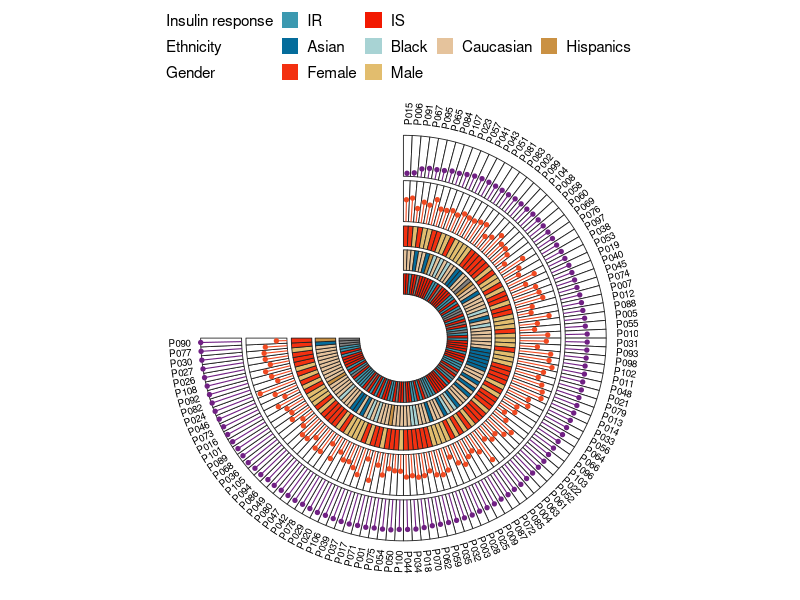
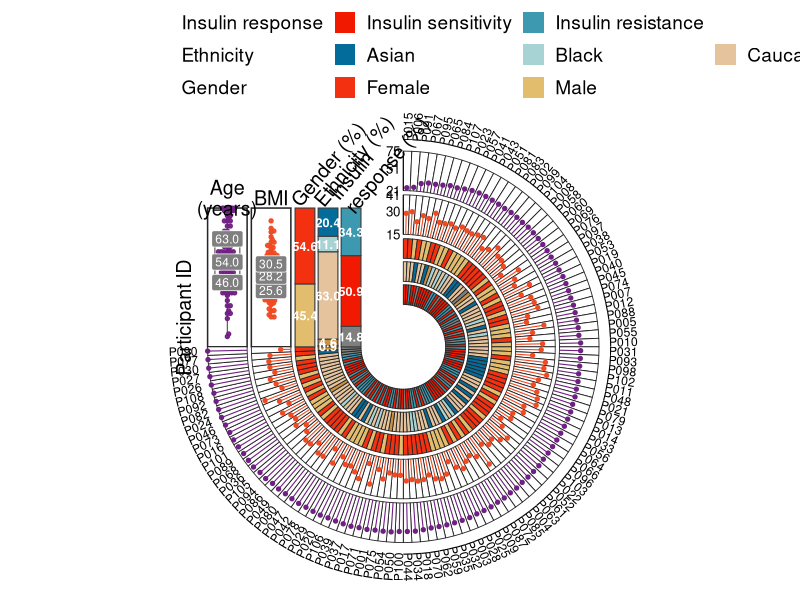
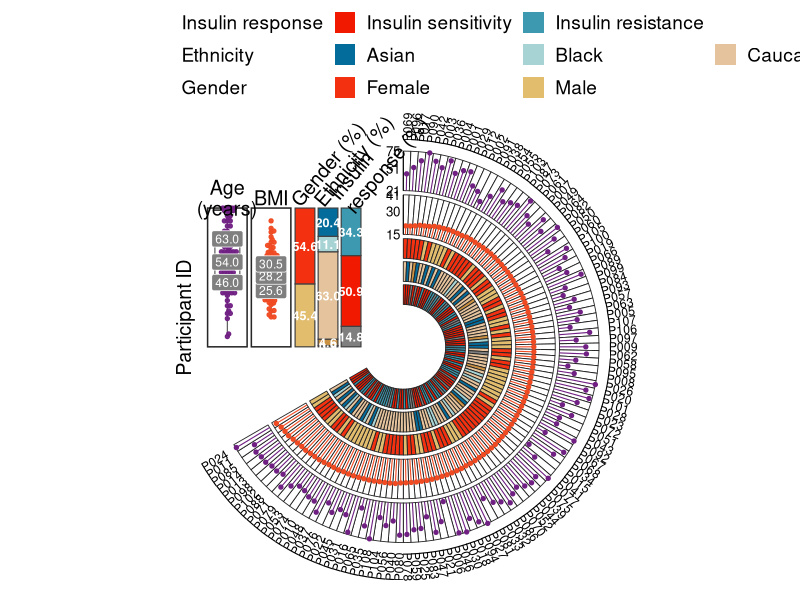

These figures' R source, in order:
## ---- chunk 1
# Installing necessary packages
if (!requireNamespace("tidyverse", quietly = TRUE)) {
  install.packages("tidyverse")
}
if (!requireNamespace("ggbeeswarm", quietly = TRUE)) {
  install.packages("ggbeeswarm")
}

# Load packages
library(tidyverse)
library(ggbeeswarm)
## ---- chunk 2
set.seed(2026)
n <- 108
dat <- tibble(
  id = sprintf("P%03d", 1:n),
  age = round(pmin(pmax(rnorm(n, 56, 12), 21), 75)),
  bmi = round(pmin(pmax(rnorm(n, 28, 4), 15), 41), 1),
  iris = sample(c("IS", "IR", "Unknown"), n, TRUE, prob = c(.52, .33, .15)),
  ethnicity = sample(c("Asian", "Black", "Caucasian", "Hispanics", "Unknown"), n, TRUE,
                     prob = c(.20, .07, .66, .04, .03)),
  gender = sample(c("Female", "Male"), n, TRUE, prob = c(.52, .48))
)

head(dat)
## ---- chunk 3
numeric_tracks <- tribble(
  ~name,  ~column, ~title,          ~inner, ~outer, ~min, ~max, ~color,
  "Age",  "age",   "Age\n(years)",  3.32,   4.16,    21,   75,   "#702083",
  "BMI",  "bmi",   "BMI",           2.39,   3.23,    15,   41,   "#F04A22")

category_tracks <- tribble(
  ~name,               ~column,      ~title,                   ~inner, ~outer,
  "Insulin response",  "iris",       "Insulin\nresponse (%)",  0.90,   1.32,
  "Ethnicity",         "ethnicity",  "Ethnicity (%)",          1.39,   1.81,
  "Gender",            "gender",     "Gender (%)",             1.88,   2.30)

category_colors <- c(
  Female = "#F33010", Male = "#E2BD6E",
  Asian = "#046C9B", Black = "#A8D3D4", Caucasian = "#E5C39C", Hispanics = "#CA9143",
  Unknown = "#BDBDBD", IS = "#F21901", IR = "#3C99B0")

# Stacking order inside each proportion bar (bottom-to-top) and legend order
bar_order <- list(
  iris = c("Unknown", "IS", "IR"),
  ethnicity = c("Unknown", "Hispanics", "Caucasian", "Black", "Asian"),
  gender = c("Male", "Female"))
legend_order <- list(
  iris = c("IS", "IR"),
  ethnicity = c("Asian", "Black", "Caucasian", "Hispanics"),
  gender = c("Female", "Male"))

# Display names for short category codes, and the tick values of the axes
legend_labels <- c(IS = "Insulin sensitivity", IR = "Insulin resistance")
tick_values <- list(Age = c(21, 51, 75), BMI = c(15, 30, 41))
## ---- chunk 4
circular_annotation_plot <- function(data, id_col, sort_col,
                                     numeric_tracks, category_tracks,
                                     category_order = list(), legend_order = list(),
                                     category_colors = c(), legend_labels = c(),
                                     tick_values = list(), panel_height = 2.95,
                                     gap_degrees = 90, font_scale = 1,
                                     show_summary = TRUE, show_unknown = FALSE) {
  for (column in category_tracks$column) {
    data[[column]] <- coalesce(na_if(as.character(data[[column]]), ""), "Unknown")
  }
  data <- data |>
    arrange(.data[[sort_col]]) |>
    mutate(.i = row_number(),
           .step = (360 - gap_degrees) * pi / 180 / n(),
           .start = pi / 2 - (.i - 1) * .step,
           .end = pi / 2 - .i * .step,
           .angle = (.start + .end) / 2)

  sector_polygons <- function(inner, outer) {
    map_dfr(seq_len(nrow(data)), function(i) {
      a <- seq(data$.start[i], data$.end[i], length.out = 10)
      tibble(.i = i,
             x = c(outer * cos(a), inner * cos(rev(a))),
             y = c(outer * sin(a), inner * sin(rev(a))))
    })
  }
  numeric_rings <- map_dfr(seq_len(nrow(numeric_tracks)), function(i) {
    tb <- numeric_tracks[i, ]
    sector_polygons(tb$inner, tb$outer) |> mutate(.track = tb$name)
  })
  category_rings <- map_dfr(seq_len(nrow(category_tracks)), function(i) {
    tb <- category_tracks[i, ]
    sector_polygons(tb$inner, tb$outer) |>
      mutate(.track = tb$name, value = data[[tb$column]][.i])
  })

  all_values <- unique(category_rings$value)
  missing_values <- setdiff(all_values, names(category_colors))
  if (length(missing_values) > 0) {
    category_colors <- c(category_colors,
      rlang::set_names(scales::hue_pal()(length(missing_values)), missing_values))
  }
  key_colors <- category_rings |>
    distinct(.track, value) |>
    mutate(key = paste(.track, value, sep = "::"), color = unname(category_colors[value]))
  key_pal <- rlang::set_names(key_colors$color, key_colors$key)

  lollipops <- map_dfr(seq_len(nrow(numeric_tracks)), function(i) {
    tb <- numeric_tracks[i, ]
    r <- scales::rescale(data[[tb$column]], to = c(tb$inner, tb$outer), from = c(tb$min, tb$max))
    tibble(.track = tb$name,
           x0 = tb$inner * cos(data$.angle), y0 = tb$inner * sin(data$.angle),
           x1 = r * cos(data$.angle), y1 = r * sin(data$.angle))
  })

  # gap summary: numeric points/quartiles
  numeric_points <- map_dfr(seq_len(nrow(numeric_tracks)), function(i) {
    tb <- numeric_tracks[i, ]
    tibble(.track = tb$name, x = -(tb$inner + tb$outer) / 2,
           y = scales::rescale(data[[tb$column]], to = c(0, panel_height), from = c(tb$min, tb$max)))
  })
  quartiles <- map_dfr(seq_len(nrow(numeric_tracks)), function(i) {
    tb <- numeric_tracks[i, ]
    q <- quantile(data[[tb$column]], c(.25, .5, .75))
    tibble(x = rep(-(tb$inner + tb$outer) / 2, 3),
           y = scales::rescale(q, to = c(0, panel_height), from = c(tb$min, tb$max)),
           label = sprintf("%.1f", q))
  })
  panel_boxes <- numeric_tracks |>
    transmute(xmin = -outer, xmax = -inner, ymin = 0, ymax = panel_height, .track = name)

  bars <- map_dfr(seq_len(nrow(category_tracks)), function(i) {
    tb <- category_tracks[i, ]
    observed <- unique(data[[tb$column]])
    preferred <- category_order[[tb$column]]
    if (is.null(preferred)) preferred <- character()
    lv <- c(preferred[preferred %in% observed], sort(setdiff(observed, preferred)))
    tibble(value = factor(data[[tb$column]], levels = lv)) |>
      count(value, .drop = FALSE) |>
      mutate(fraction = n / sum(n),
             ymin = lag(cumsum(fraction * panel_height), default = 0),
             ymax = cumsum(fraction * panel_height),
             xmin = -tb$outer, xmax = -tb$inner,
             x = -(tb$inner + tb$outer) / 2, y = (ymin + ymax) / 2,
             .track = tb$name, key = paste(.track, value, sep = "::"))
  })

  outer_radius <- max(numeric_tracks$outer, category_tracks$outer) + 0.21
  sample_labels <- data |>
    mutate(x = outer_radius * cos(.angle), y = outer_radius * sin(.angle),
           text_angle = .angle * 180 / pi,
           flip = text_angle < -90,
           text_angle = if_else(flip, text_angle + 180, text_angle),
           hjust = if_else(flip, 1, 0))

  panel_titles <- bind_rows(
    numeric_tracks |> transmute(x = -(inner + outer) / 2, y = panel_height + .22,
                                label = title, angle = 0, hjust = .5),
    if (show_summary) category_tracks |> transmute(x = -outer, y = panel_height + .10,
                                label = title, angle = 50, hjust = 0))

  axis_labels <- map_dfr(seq_len(nrow(numeric_tracks)), function(i) {
    tb <- numeric_tracks[i, ]
    v <- tick_values[[tb$name]]
    if (is.null(v)) v <- round(seq(tb$min, tb$max, length.out = 3))
    tibble(label = v, y = scales::rescale(v, to = c(tb$inner, tb$outer), from = c(tb$min, tb$max)))
  })
  axis_lines <- numeric_tracks |> transmute(x = 0, xend = 0, y = inner, yend = outer)

  # legend table: one row per category track (header + items + spacers)
  legend_items <- map_dfr(seq_len(nrow(category_tracks)), function(i) {
    tb <- category_tracks[i, ]
    observed <- unique(data[[tb$column]])
    preferred <- legend_order[[tb$column]]
    if (is.null(preferred)) preferred <- character()
    ord <- c(preferred[preferred %in% observed], sort(setdiff(observed, preferred)))
    tibble(.track = tb$name, .track_no = i, value = ord,
           key = paste(.track, ord, sep = "::"))
  })
  if (!show_unknown) legend_items <- filter(legend_items, value != "Unknown")
  legend_items <- legend_items |> mutate(label = value)
  if (length(legend_labels) > 0) {
    hit <- legend_items$value %in% names(legend_labels)
    legend_items$label[hit] <- unname(legend_labels[legend_items$value[hit]])
  }
  legend_cols <- max(count(legend_items, .track_no)$n) + 1
  legend_table <- map_dfr(seq_len(nrow(category_tracks)), function(i) {
    tb <- category_tracks[i, ]
    items <- filter(legend_items, .track_no == i) |>
      transmute(.track_no, .track, value, key, label)
    hdr <- tibble(.track_no = i, .track = tb$name, value = NA_character_,
                  key = paste0(".h", i), label = tb$name)
    pad <- tibble(.track_no = rep(i, legend_cols - nrow(items) - 1),
                  .track = tb$name, value = NA_character_,
                  key = paste0(".s", i, "_", seq_len(legend_cols - nrow(items) - 1)), label = "")
    bind_rows(hdr, items, pad)
  })
  transparent <- legend_table$key[is.na(legend_table$value)]
  legend_pal <- c(key_pal, rlang::set_names(rep("#00000000", length(transparent)), transparent))

  p <- ggplot() +
    if (show_summary) geom_rect(data = panel_boxes, aes(xmin = xmin, xmax = xmax, ymin = ymin, ymax = ymax),
        fill = "white", colour = "grey15", linewidth = .52) else NULL
  p <- p +
    geom_polygon(data = numeric_rings, aes(x, y, group = interaction(.track, .i)),
                 fill = "white", colour = "grey15", linewidth = .30) +
    geom_polygon(data = category_rings, aes(x, y, group = interaction(.track, .i), fill = paste(.track, value, sep = "::")),
                 colour = "grey15", linewidth = .30) +
    scale_fill_manual(values = legend_pal,
                      limits = legend_table$key, breaks = legend_table$key,
                      labels = legend_table$label, name = NULL, drop = FALSE,
                      guide = guide_legend(nrow = nrow(category_tracks), byrow = TRUE,
                                           override.aes = list(colour = NA))) +
    geom_segment(data = lollipops, aes(x0, y0, xend = x1, yend = y1),
                 colour = lollipops$.track |> map_chr(~ numeric_tracks$color[numeric_tracks$name == .x]), linewidth = .38) +
    geom_point(data = lollipops, aes(x1, y1),
               colour = lollipops$.track |> map_chr(~ numeric_tracks$color[numeric_tracks$name == .x]), size = 1.15) +
    geom_text(data = sample_labels, aes(x, y, label = .data[[id_col]], angle = text_angle, hjust = hjust),
              size = 2.5 * font_scale) +
    if (show_summary) geom_boxplot(data = numeric_points, aes(x, y, group = .track),
        width = .53, outlier.shape = NA, fill = "white", colour = "grey35", linewidth = .40) else NULL
  p <- p +
    { if (show_summary) geom_beeswarm(data = numeric_points, aes(x, y, colour = .track, group = .track),
                  cex = 0.7, size = 1.15, alpha = .95, show.legend = FALSE) } +
    scale_colour_manual(values = rlang::set_names(numeric_tracks$color, numeric_tracks$name), guide = "none") +
    { if (show_summary) geom_label(data = quartiles, aes(x, y, label = label), fill = "grey50", colour = "white",
               linewidth = 0, size = 2.45 * font_scale) } +
    { if (show_summary) geom_rect(data = bars, aes(xmin = xmin, xmax = xmax, ymin = ymin, ymax = ymax, fill = key), colour = "grey25", linewidth = .40) } +
    { if (show_summary) geom_text(data = bars, aes(x, y, label = sprintf("%.1f", 100 * fraction)),
              colour = "white", fontface = "bold", size = 2.55 * font_scale) } +
    { if (show_summary) geom_segment(data = axis_lines, aes(x, y, xend = xend, yend = yend), linewidth = .34) } +
    { if (show_summary) geom_text(data = axis_labels, aes(x = -.07, y, label = label), hjust = 1, size = 2.7 * font_scale) } +
    { if (show_summary) geom_text(data = panel_titles, aes(x, y, label = label, angle = angle, hjust = hjust),
              lineheight = .88, size = 4 * font_scale) } +
    { if (show_summary) annotate("text", x = -max(numeric_tracks$outer) - .51, y = .62, label = "Participant ID",
             angle = 90, size = 4 * font_scale) } +
    coord_fixed(xlim = c(-outer_radius - .55, outer_radius + .41),
                ylim = c(-outer_radius - .31, outer_radius + .28), ratio = 1, clip = "off") +
    theme_void(base_size = 12 * font_scale) +
    theme(plot.margin = margin(8, 10, 8, 10), legend.position = "top",
          legend.justification = "left",
          legend.text = element_text(size = 11 * font_scale),
          legend.key.size = grid::unit(.45 * font_scale, "cm"))
  p
}
## ---- chunk 5
#| label: fig-1.1BasicCircular
#| fig-cap: "基础环形多轨道样本注释图"
#| out.width: "90%"
#| warning: false
#| message: false
#| fig-width: 9.5
#| fig-height: 9.5

p1 <- circular_annotation_plot(dat, id_col = "id", sort_col = "age",
  numeric_tracks = numeric_tracks, category_tracks = category_tracks,
  category_colors = category_colors, show_summary = FALSE)
p1
## ---- chunk 6
#| label: fig-1.2FullCircular
#| fig-cap: "带缺口汇总面板的环形注释图"
#| out.width: "90%"
#| warning: false
#| message: false
#| fig-width: 10.4
#| fig-height: 11.2

p2 <- circular_annotation_plot(dat, id_col = "id", sort_col = "age",
  numeric_tracks = numeric_tracks, category_tracks = category_tracks,
  category_order = bar_order, legend_order = legend_order,
  category_colors = category_colors, legend_labels = legend_labels,
  tick_values = tick_values, font_scale = 1.25)
p2
## ---- chunk 7
#| label: fig-1.3CustomCircular
#| fig-cap: "自定义示例：按 BMI 排序、缺口 120°"
#| out.width: "90%"
#| warning: false
#| message: false
#| fig-width: 10.4
#| fig-height: 11.2

p3 <- circular_annotation_plot(dat, id_col = "id", sort_col = "bmi",
  numeric_tracks = numeric_tracks, category_tracks = category_tracks,
  category_order = bar_order, legend_order = legend_order,
  category_colors = category_colors, legend_labels = legend_labels,
  tick_values = tick_values, font_scale = 1.25, gap_degrees = 120)
p3
